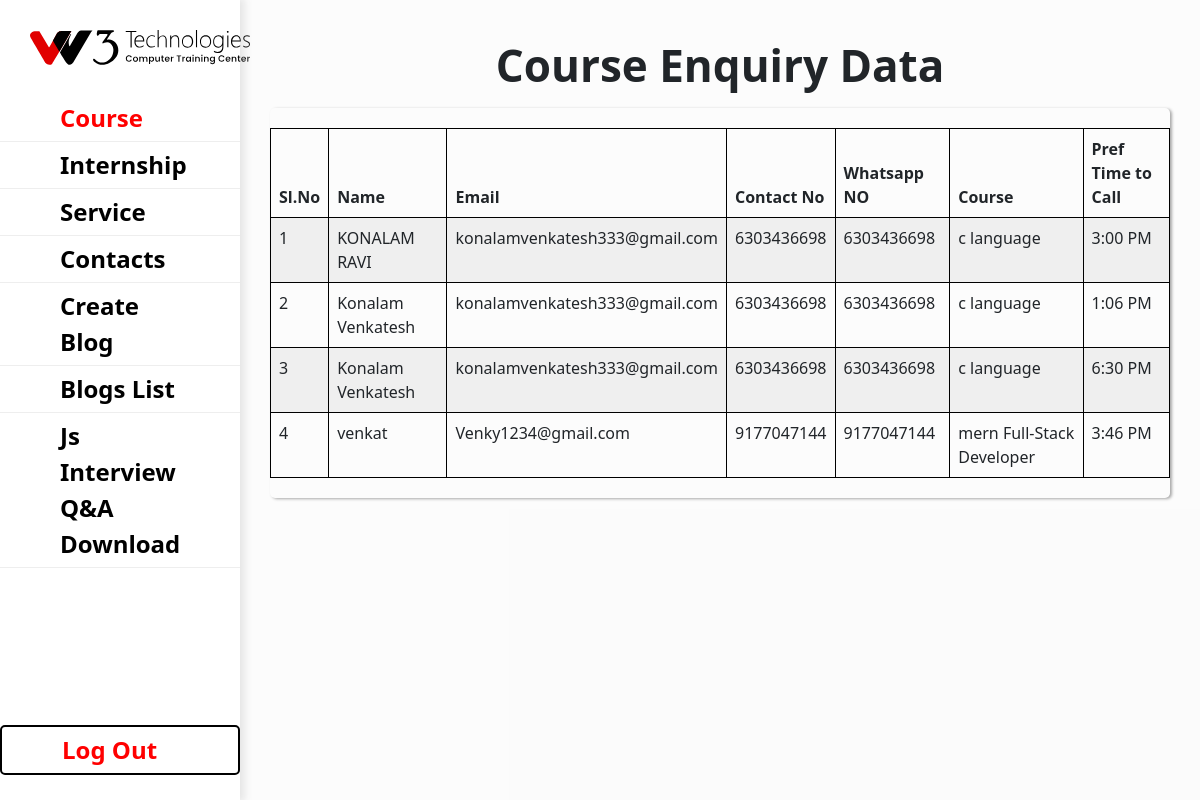
The app's page /dashboard.php?opt=course (signed in) with its own data.
### tables this page shows
CREATE TABLE `course_form` (
  `course_enq_id` int(11) NOT NULL,
  `course_enq_name` varchar(100) NOT NULL,
  `email` varchar(100) NOT NULL,
  `contact_no` varchar(10) NOT NULL,
  `whatsapp_no` varchar(10) NOT NULL,
  `course` varchar(150) NOT NULL,
  `pref_time` time NOT NULL,
  `created_dateTime` timestamp NOT NULL DEFAULT current_timestamp() ON UPDATE current_timestamp()
);

### adminaccess/course.php (the view, shortened to what this page needs)
<?php  $basepath = '../w3tec.com';?>
<section class="data-section">
    <h2> Course Enquiry Data </h2>
    <div class="table-responsive">
        <table id="table" class="table table-striped" >
                <thead>
                    <tr>
                        <th>Sl.No</th>
                        <th>Name</th>
                        <th>Email</th>
                        <th>Contact No</th>
                        <th>Whatsapp NO</th>
                        <th>Course</th>
                        <th>Pref Time to Call</th>
                    </tr>
                </thead>
                <tbody>
                    <?php
                    include "$basepath/database/db-config.php";
                    $sql = "SELECT * FROM `course_form`";
                    $data = $conn->query($sql);
                        if ($data->num_rows>0){
                            $count = 1;
                            while ($row= $data->fetch_assoc()){
                            $name = $row['course_enq_name'];
                            $email = $row['email'];
                            $course = $row['course'];
                            $contactNo = $row['contact_no'];
                            $whatsappNo = $row['whatsapp_no'];
                            $prefTime = date("g:i A", strtotime($row['pref_time']));
                            echo "<tr>";
                            echo "<td>$count</td>";
                            echo "<td>$name</td>";
                            echo "<td>$email</td>";
                            echo "<td>$contactNo</td>";
                            echo "<td>$whatsappNo</td>";
                            echo "<td>$course</td>";
                            echo "<td>$prefTime</td>";
                            echo "</tr>";
                            $count++;
                            }
                        }
                    ?>
                </tbody>
        </table>
    </div>
</section>

### styles/dashboard.css (style rules this page uses)
.data-section { margin-top: 30px; }
.data-section h2 { font-size: 44px; font-weight: 700; line-height: 70px; text-align: center; text-align: center; }
.table-responsive { margin: 0px 30px; border-radius: 5px; box-shadow: 2px 1px 3px rgb(169, 169, 169); }
table { margin: 20px 0px !important; }
table ,th , td { border: 1px solid black; }
td { text-align: left; }

### records on screen
course_form: course_enq_name "KONALAM RAVI", email "konalamvenkatesh333@gmail.com", contact_no "6303436698", whatsapp_no "6303436698", course "c language", pref_time "3:00 PM"
course_form: course_enq_name "Konalam Venkatesh", email "konalamvenkatesh333@gmail.com", contact_no "6303436698", whatsapp_no "6303436698", course "c language", pref_time "1:06 PM"
course_form: course_enq_name "Konalam Venkatesh", email "konalamvenkatesh333@gmail.com", contact_no "6303436698", whatsapp_no "6303436698", course "c language", pref_time "6:30 PM"
course_form: course_enq_name "venkat", email "Venky1234@gmail.com", contact_no "9177047144", whatsapp_no "9177047144", course "mern Full-Stack Developer", pref_time "3:46 PM"
